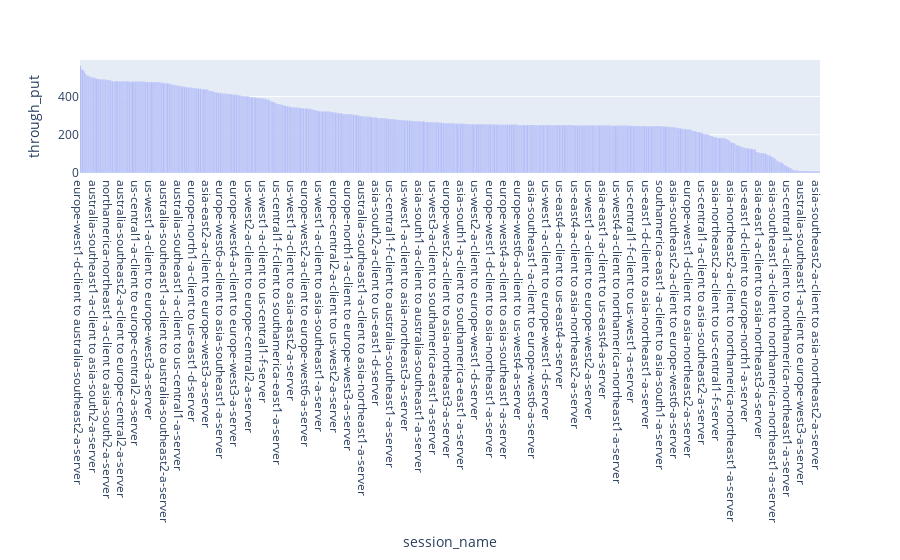

This figure's notebook cell:
### Markdown cell above
<h3>Top Ten Fastest Data Transfer Pairs: Show pairs with the highest throughput rates.</h3>

### Code cell
fig = px.bar(intragcpmean,x='session_name',y='through_put',)
fig.update_layout(xaxis={'categoryorder':'total descending'})

### Figure 1 — Plotly figure (JSON) as saved in the notebook; plotly's stock layout.template omitted (floating-point values rounded to 4 significant figures; data arrays with more than 128 entries replaced by an {"elided": "..."} marker saying what was removed)
{"data": [{"alignmentgroup": "True", "hovertemplate": "session_name=%{x}<br>through_put=%{y}<extra></extra>", "legendgroup": "", "marker": {"color": "#636efa", "pattern": {"shape": ""}}, "name": "", "offsetgroup": "", "orientation": "v", "showlegend": false, "textposition": "auto", "type": "bar", "x": {"elided": "783 str values"}, "xaxis": "x", "y": {"elided": "783 float values"}, "yaxis": "y"}], "layout": {"barmode": "relative", "legend": {"tracegroupgap": 0}, "margin": {"t": 60}, "xaxis": {"anchor": "y", "categoryorder": "total descending", "domain": [0, 1], "title": {"text": "session_name"}}, "yaxis": {"anchor": "x", "domain": [0, 1], "title": {"text": "through_put"}}}}
